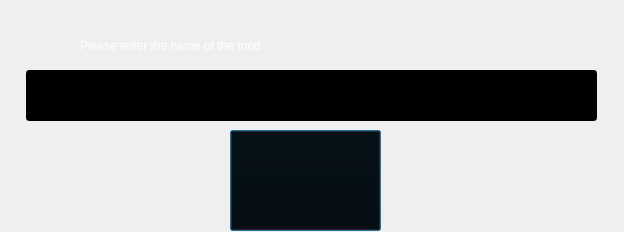
<?xml version="1.0" encoding="UTF-8"?>
<ui version="4.0">
 <class>modname</class>
 <widget class="QDialog" name="modname">
  <property name="geometry">
   <rect>
    <x>0</x>
    <y>0</y>
    <width>624</width>
    <height>232</height>
   </rect>
  </property>
  <property name="windowTitle">
   <string>Dialog</string>
  </property>
  <widget class="QLineEdit" name="modNameLineEdit">
   <property name="geometry">
    <rect>
     <x>26</x>
     <y>70</y>
     <width>571</width>
     <height>51</height>
    </rect>
   </property>
   <property name="styleSheet">
    <string notr="true">color: rgb(255, 255, 255);
background-color: rgb(0, 0, 0);
font: 26pt &quot;Assassin$&quot;;</string>
   </property>
   <property name="text">
    <string/>
   </property>
  </widget>
  <widget class="QPushButton" name="modNameConfirm">
   <property name="geometry">
    <rect>
     <x>230</x>
     <y>130</y>
     <width>151</width>
     <height>101</height>
    </rect>
   </property>
   <property name="styleSheet">
    <string notr="true">#modNameConfirm{
background-image: url(:/uielements/uielements/okNoPaint.PNG) 0 0 0 0 stretch stretch;
background-color: rgb(0, 0, 0);
}

QPushButton#modNameConfirm:hover{
	background-image: url(:/uielements/uielements/ok.PNG) 0 0 0 0 stretch stretch;

border: none;
}</string>
   </property>
   <property name="text">
    <string> </string>
   </property>
  </widget>
  <widget class="QLabel" name="modNameLabel">
   <property name="geometry">
    <rect>
     <x>80</x>
     <y>10</y>
     <width>491</width>
     <height>71</height>
    </rect>
   </property>
   <property name="styleSheet">
    <string notr="true">color: rgb(255, 255, 255);
font: 26pt &quot;Assassin$&quot;;</string>
   </property>
   <property name="text">
    <string>Please enter the name of the mod</string>
   </property>
  </widget>
 </widget>
 <resources/>
 <connections/>
</ui>
